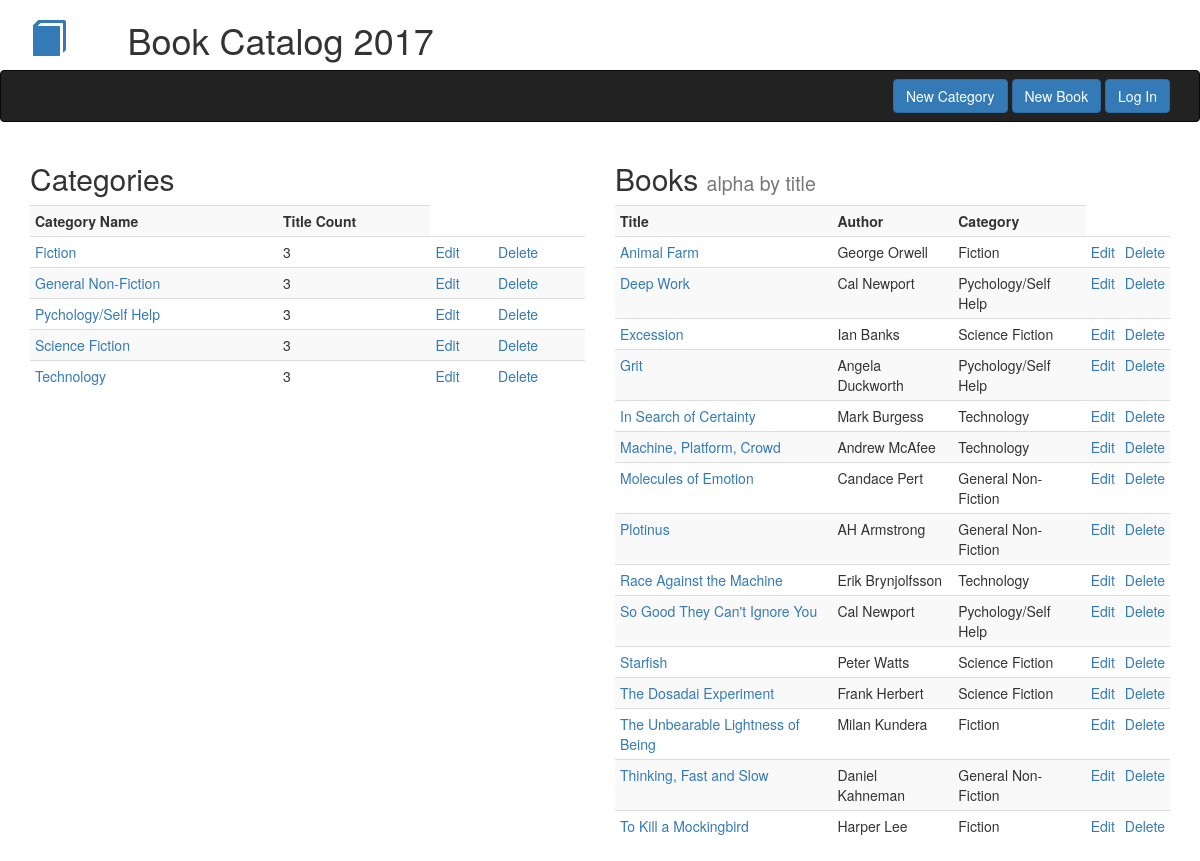
Before: / with the older database file.
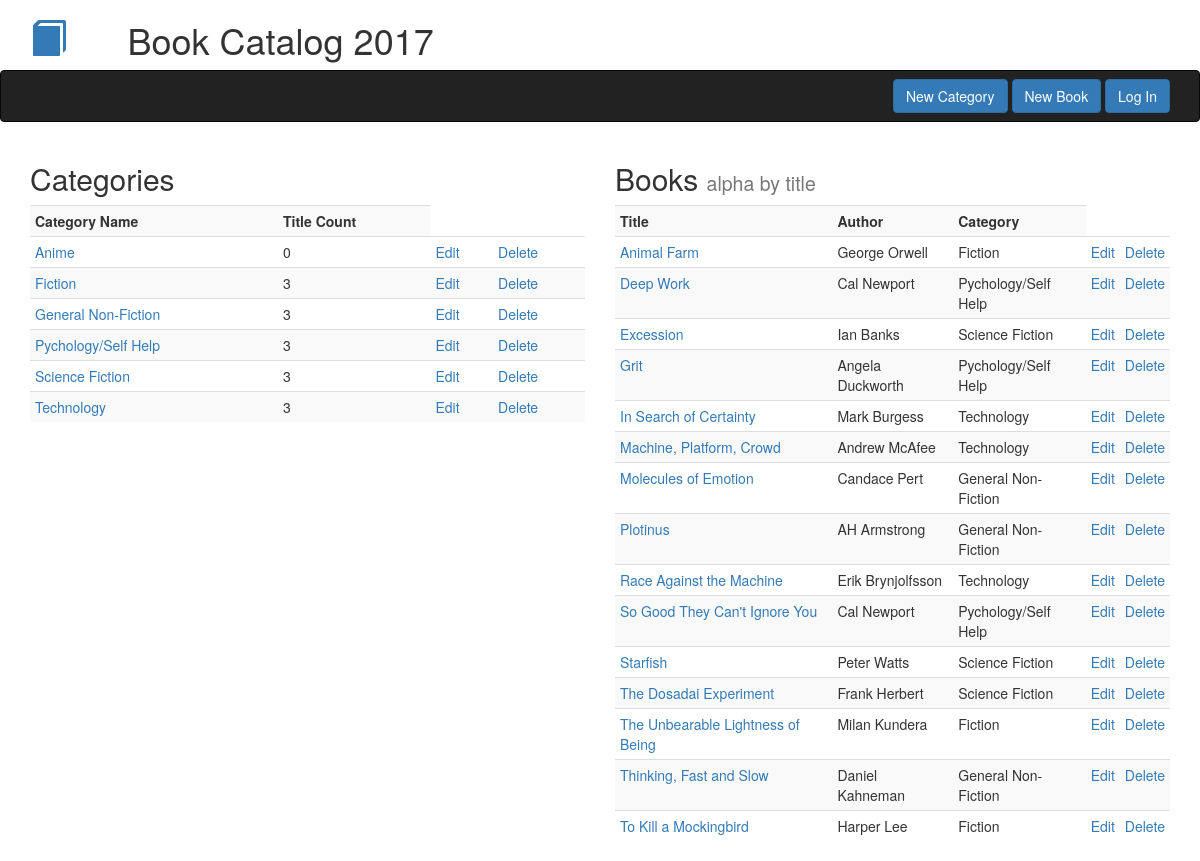
After: the same page with the newer database file.
### db_setup.py (models this page shows, shortened)
class Category(Base):
    __tablename__ = 'category'
    name = Column(String(80), nullable = False)
    id = Column(Integer, primary_key = True)

class Book(Base):
    __tablename__ = 'book'
    title = Column(String(80), nullable = False)
    id = Column(Integer, primary_key = True)
    subtitle = Column(String(250))
    author = Column(String(250), nullable = False)
    author2 = Column(String(250))
    description = Column(String(250))
    category_id = Column(Integer, ForeignKey('category.id'))
    category = relationship(Category)

### catalog.py (the view)
@app.route('/')
def indexPage():
    books = session.query(Book).order_by(Book.title)
    category_counts = (
        session.query(Category.name, Category.id, func.count(Book.title).label("count"))
        .outerjoin(Book, Category.id == Book.category_id)
        .group_by(Category.id)
        .order_by(Category.name)
        )
    return render_template('index.html',books = books, category_counts = category_counts)

### templates/index.html (shortened to what this page needs)
{% extends 'bootstrap/base.html' %}
{% block navbar %}{% include 'header_nav.html' %}{% endblock %}
{% block content %}
<div class='container'>
    <div class='row'>
        <div class='col-md-6'>
            <h2>Categories</h2>
            <table class='table table-striped table-condensed'>
            <th>Category Name</th><th>Title Count</th>
            {% for category in category_counts %}
                <tr><td><a href="{{ url_for('listBooks', category_id = category.id) }}">{{ category.name }}</a></td><td>{{ category.count }}<td><a href="{{ url_for('editCategory', category_id = category.id) }}"> Edit</a></td><td><a href="{{ url_for('deleteCategory', category_id = category.id) }}"> Delete</a></td></tr>
            {% endfor %}
            </table>
        </div>
        <div class='col-md-6'>
            <h2>Books <small>alpha by title</small></h2>
            <table class='table table-striped table-condensed'>
            <th>Title</th><th>Author</th><th>Category</th>
            {% for book in books %}
                <tr><td><a href="{{ url_for('singleBook', book_id = book.id) }}">{{ book.title }}</a></td><td>{{ book.author }}</td>
                {% for category in category_counts %}
                    {%  if category.id == book.category_id %}
                        <td>{{ category.name }}</td>
                    {% endif %}
                {% endfor %}
                <td><a href="{{ url_for('editBook', book_id = book.id) }}">Edit</a></td><td><a href="{{ url_for('deleteBook', book_id = book.id) }}">Delete</a></td></tr>
            {% endfor %}
            </table>
        </div>
    </div>
</div>
{% endblock %}

### templates/header_nav.html
<div class="container">
    <div class="row">
        <div class="col-xs-2 col-sm-1 h1"><a href="{{url_for('indexPage') }}"><span class="glyphicon glyphicon-book"></span></a></div>
        <div class="col-xs-10"><h1>Book Catalog 2017</h1></div>
    </div>
</div>
<nav class="navbar navbar-inverse bg-primary">
    <div class="container">
        <div class="row">
            <div class="col-md-6"></div>
            <div class="col-md-6 text-right">
                <a class="btn btn-primary navbar-btn" href="{{ url_for('createCategory') }}">New Category</a>
                <a class="btn btn-primary navbar-btn" href="{{ url_for('createBook') }}">New Book</a>
                <a class="btn btn-primary navbar-btn" href="#">Log In</a>
            </div>
        </div>
    </div>
</nav>

Changed rows visible on the page:
added Category: name "Anime", count "0", shown under "Categories"
